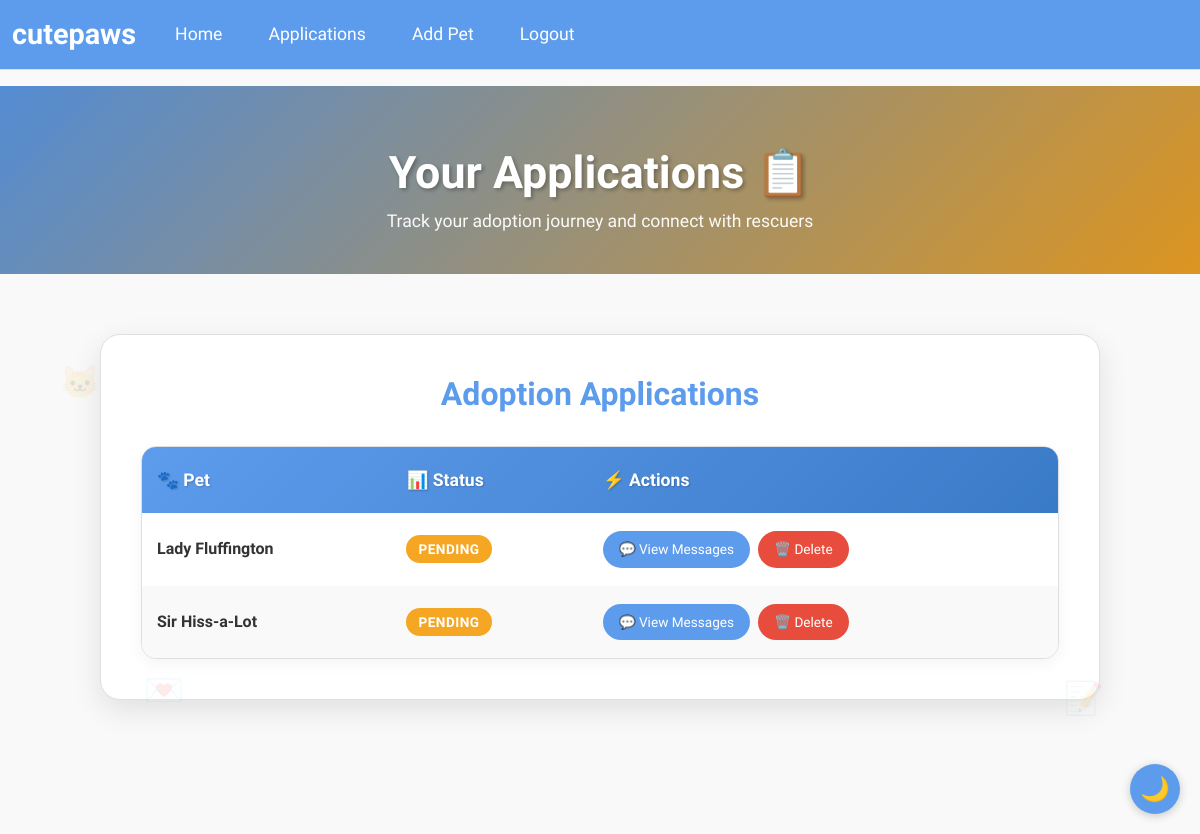
/applications (signed in), run on the app's committed database.
### wepsite/models.py (models this page shows)
class AdoptionApplication(db.Model):
    id = db.Column(db.Integer, primary_key=True)
    pet_id = db.Column(db.Integer, db.ForeignKey('pet.id'))
    user_id = db.Column(db.Integer, db.ForeignKey('user.id'))
    application_date = db.Column(db.DateTime, default=func.now())
    answers = db.Column(db.Text)
    status = db.Column(db.String(20), default='pending')
    created_at = db.Column(db.DateTime(timezone=True), default=lambda: datetime.now(timezone.utc))
    updated_at = db.Column(db.DateTime(timezone=True), default=lambda: datetime.now(timezone.utc), onupdate=lambda: datetime.now(timezone.utc))
    messages = db.relationship(
        'Message',
        backref='application',
        lazy=True,
        cascade="all, delete-orphan"
    )

class Pet(db.Model):
    id             = db.Column(db.Integer, primary_key=True)
    name           = db.Column(db.String(100))
    age            = db.Column(db.Integer)
    breed          = db.Column(db.String(100))
    description    = db.Column(db.Text)
    city           = db.Column(db.String(100))  # Changed from location to city
    image_filename = db.Column(db.String(200))
    is_adopted     = db.Column(db.Boolean, default=False)
    is_deleted = db.Column(db.Boolean, default=False)
    adoption_date = db.Column(db.DateTime)
    posted_by      = db.Column(db.Integer, db.ForeignKey('user.id'))
    poster = db.relationship('User', foreign_keys=[posted_by])
    created_at = db.Column(db.DateTime(timezone=True), default=lambda: datetime.now(timezone.utc))
    updated_at = db.Column(db.DateTime(timezone=True), default=lambda: datetime.now(timezone.utc), onupdate=lambda: datetime.now(timezone.utc))
    applications = db.relationship(
        'AdoptionApplication',
        backref="pet",
        lazy=True,
        cascade="all, delete-orphan"
    )

### wepsite/views.py (the view)
@views.route('/applications')
@login_required
def applications():
    if current_user.is_admin:
        apps = AdoptionApplication.query \
            .join(Pet) \
            .filter(Pet.posted_by == current_user.id) \
            .order_by(AdoptionApplication.id.desc()) \
            .all()
    else:
        apps = AdoptionApplication.query \
            .filter_by(user_id=current_user.id) \
            .order_by(AdoptionApplication.id.desc()) \
            .all()
    if not apps:
        flash('No applications found', 'info')
    for app in apps:
        app.unread = Message.query.filter(
            Message.application_id == app.id,
            Message.sender_id != current_user.id,
            Message.is_read == False
        ).count()
        app.messages = Message.query.filter_by(
            application_id=app.id,
            is_deleted=False
        ).order_by(Message.timestamp.desc()).all()
    return render_template('applications.html', user=current_user, applications=apps)

### wepsite/templates/applications.html (shortened to what this page needs)
{% extends "base.html" %}
{% block extra_css %}
<link rel="stylesheet" href="{{ url_for('static', filename='css/applications.css') }}">
{% endblock %}
{% block content %}
<section class="applications-hero">
    <div class="container">
        <div class="row justify-content-center">
            <div class="col-lg-8">
                <div class="hero-content">
                    <h1 class="hero-title">Your Applications 📋</h1>
                    <p class="hero-subtitle">Track your adoption journey and connect with rescuers</p>
                </div>
            </div>
        </div>
    </div>
</section>
<section class="main-section">
    <div class="container">
        <div class="floating-element">🐱</div>
        <div class="floating-element">📝</div>
        <div class="floating-element">💌</div>
        <div class="row justify-content-center">
            <div class="col-12">
                <div class="applications-container">
                    {% if current_user %}
                        <h2 class="section-title">
                             Adoption Applications
                        </h2>
                    {% else %}
                        <h2 class="section-title">Your Adoption Applications</h2>
                    {% endif %}
                    {% if applications %}
                        <div class="table-container">
                            <table class="applications-table">
                                <thead>
                                    <tr>
                                        <th>🐾 Pet</th>
                                        <th>📊 Status</th>
                                        <th>⚡ Actions</th>
                                    </tr>
                                </thead>
                                <tbody>
                                    {% for app in applications %}
                                        <tr>
                                            <td>
                                                <strong>{{ app.pet.name }}</strong>
                                            </td>
                                            <td>
                                                {% if app.status == 'pending' %}
                                                    <span class="status-badge status-pending">{{ app.status }}</span>
                                                {% elif app.status == 'approved' %}
                                                    <span class="status-badge status-approved">{{ app.status }}</span>
                                                {% elif app.status == 'rejected' %}
                                                    <span class="status-badge status-rejected">{{ app.status }}</span>
                                                {% elif app.status == 'archived' %}
                                                    <span class="status-badge status-archived">{{ app.status }}</span>
                                                {% else %}
                                                    <span class="status-badge">{{ app.status }}</span>
                                                {% endif %}
                                            </td>
                                            <td>
                                                {% if (current_user.is_admin and app.pet.posted_by == current_user.id) or current_user.id == app.user_id %}
                                                    {% if app.status != 'archived' %}
                                                        <div class="action-buttons">
                                                            <a href="{{ url_for('views.messages', application_id=app.id) }}" class="btn-custom btn-view">
                                                                💬 View Messages
                                                            </a>
                                                            <a href="{{ url_for('views.delete_application', application_id=app.id) }}" class="btn-custom btn-delete" onclick="return confirm('Are you sure you want to delete this application?')">
                                                                🗑️ Delete
                                                            </a>
                                                        </div>
                                                    {% endif %}
                                                {% endif %}
                                            </td>
                                        </tr>
                                    {% endfor %}
                                </tbody>
                            </table>
                        </div>
                    {% endif %}
                </div>
            </div>
        </div>
    </div>
</section>
{% endblock %}

### wepsite/static/css/applications.css (style rules this page uses)
.applications-hero { background: linear-gradient(135deg, var(--color-primary) 0%, var(--color-secondary) 100%); padding: 60px 0 40px; position: relative; overflow: hidden; }
.applications-hero::before { content: ''; position: absolute; top: 0; left: 0; right: 0; bottom: 0; background: rgba(0, 0, 0, 0.1); z-index: 1; }
.hero-content { position: relative; z-index: 2; color: white; text-align: center; }
.hero-title { font-size: 2.8rem; font-weight: bold; margin-bottom: 0.5rem; text-shadow: 2px 2px 4px rgba(0, 0, 0, 0.3); }
.hero-subtitle { font-size: 1.1rem; font-family: 'Playwrite AU NSW', cursive; opacity: 0.95; margin-bottom: 0; }
.main-section { padding: 60px 0; background-color: var(--color-background); min-height: 70vh; position: relative; }
.applications-container { max-width: 1000px; margin: 0 auto; background-color: var(--color-surface); padding: 40px; border-radius: 20px; box-shadow: 0 10px 30px rgba(0, 0, 0, 0.1); border: 1px solid var(--color-border); transition: transform 0.3s ease; }
.section-title { font-size: 2rem; color: var(--color-primary); margin-bottom: 2rem; font-weight: 600; text-align: center; }
.table-container { background-color: var(--color-surface); border-radius: 15px; overflow: hidden; box-shadow: 0 4px 15px rgba(0, 0, 0, 0.05); border: 1px solid var(--color-border); }
.applications-table { width: 100%; margin: 0; background-color: transparent; border-collapse: separate; border-spacing: 0; }
.applications-table thead { background: linear-gradient(135deg, var(--color-primary) 0%, var(--color-primary-dark) 100%); }
.applications-table thead th { color: white !important; font-weight: 600; padding: 20px 15px; text-align: left; border: none; font-size: 1.1rem; text-shadow: 1px 1px 2px rgba(0, 0, 0, 0.2); }
.applications-table tbody tr { background-color: var(--color-surface); transition: all 0.3s ease; border-bottom: 1px solid var(--color-border); }
.applications-table tbody tr:nth-child(even) { background-color: var(--color-background); }
.applications-table td { padding: 18px 15px; color: var(--color-text); border: none; font-size: 1rem; vertical-align: middle; }
.status-badge { padding: 6px 12px; border-radius: 20px; font-size: 0.85rem; font-weight: 600; text-transform: uppercase; letter-spacing: 0.5px; }
.status-pending { background-color: var(--color-secondary); color: white; }
.action-buttons { display: flex; gap: 8px; flex-wrap: wrap; }
.btn-custom { padding: 8px 16px; border-radius: 20px; font-size: 0.85rem; font-weight: 500; text-decoration: none; display: inline-flex; align-items: center; gap: 5px; transition: all 0.3s ease; border: none; cursor: pointer; }
.btn-view { background-color: var(--color-primary); color: white; }
.btn-delete { background-color: var(--color-error); color: white; }
.floating-element { position: absolute; font-size: 2rem; opacity: 0.1; animation: float 6s ease-in-out infinite; user-select: none; pointer-events: none; }
.floating-element:nth-child(1) { top: 15%; left: 5%; animation-delay: 0s; }
.floating-element:nth-child(2) { bottom: 20%; right: 8%; animation-delay: 2s; }
.floating-element:nth-child(3) { top: 70%; left: 12%; animation-delay: 4s; }

### wepsite/templates/base.html (style rules this page uses)
:root { --color-primary: #5d9cec; --color-primary-dark: #3a7bc8; --color-secondary: #f5a623; --color-secondary-dark: #e08c0c; --color-background: #f9f9f9; --color-surface: #ffffff; --color-text: #333333; --color-text-light: #666666; --color-success: #27ae60; --color-error: #e74c3c; --color-border: #e0e0e0; --color-primary-darkmode: #6bb9f0; --color-secondary-darkmode: #ffb347; --color-background-darkmode: #1a1a1a; --color-surface-darkmode: #2d2d2d; --color-text-darkmode: #f5f5f5; --color-text-light-darkmode: #cccccc; --color-border-darkmode: #444444; }
* { box-sizing: border-box; }
html { scroll-behavior: smooth; }
body { background-color: var(--color-background); font-family: 'Signika Negative', sans-serif; color: var(--color-text); margin: 0; padding: 0; min-height: 100vh; transition: background-color 0.3s, color 0.3s; }

### data on the page
AdoptionApplication: pet.name "Lady Fluffington", status "PENDING"
AdoptionApplication: pet.name "Sir Hiss-a-Lot", status "PENDING"
